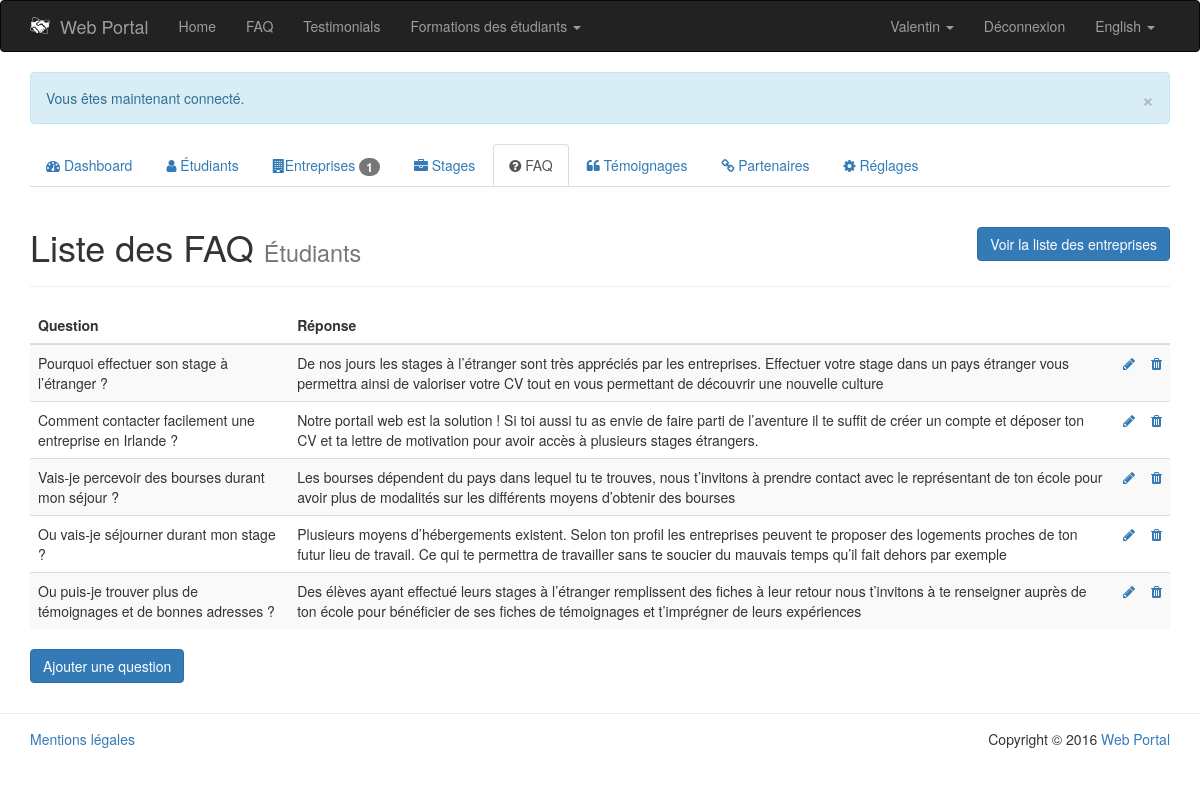
Screenshot of /PHP/public/index.php?page=admin/faq-list&type=student (signed in) with the database file from the repository.
### tables this page shows
CREATE TABLE `settings` (
  `id` int(11) NOT NULL,
  `tag` varchar(64) NOT NULL,
  `value` varchar(256) NOT NULL,
  `placeholder` varchar(128) NOT NULL,
  `data_type` enum('varchar','int','boolean') NOT NULL DEFAULT 'varchar'
);

CREATE TABLE `student` (
  `id` int(11) NOT NULL,
  `first_name` varchar(64) NOT NULL,
  `last_name` varchar(64) NOT NULL,
  `country` enum('France','Irlande') NOT NULL,
  `skill` int(11) NOT NULL,
  `email` varchar(64) NOT NULL,
  `password` varchar(64) NOT NULL,
  `cv` varchar(128) NOT NULL,
  `portfolio` varchar(128) NOT NULL,
  `admin` tinyint(1) NOT NULL DEFAULT '0',
  `available` tinyint(1) NOT NULL DEFAULT '1',
  `activated` tinyint(1) NOT NULL,
  `register_date` date NOT NULL
);

CREATE TABLE `faq` (
  `id` int(11) NOT NULL,
  `question` text NOT NULL,
  `answer` text NOT NULL,
  `target` enum('student','company') NOT NULL
);

### PHP/app/model/Settings.class.php (called while the page is built, shortened)
<?php
	class Settings {
		public static function getWebsiteName() {
			$db = PDOConnexion::getInstance();
			$sql = "SELECT value FROM settings WHERE tag = 'website_name'";
			$sth = $db->prepare($sql);
			$sth->setFetchMode(PDO::FETCH_CLASS|PDO::FETCH_PROPS_LATE, 'Settings');
			$sth->execute();
			return $sth->fetch()->value;
		}
	}
?>

### PHP/app/model/Autoloader.php (called while the page is built, shortened)
<?php
	class Autoloader {
		public static function appAutoload($class) {
			$class = str_replace('\\', '/', $class);
		}
	}
?>

### PHP/app/model/Language.class.php (called while the page is built, shortened)
<?php
	class Language {
		private $defaultLanguage = 'en';
		private $currentLanguage;
		private $translate = array();
		public function __construct() {
		    if (isset($_COOKIE['lang']) || isset($_SESSION['lang'])) {
		        if (isset($_COOKIE['lang'])) {
		            $this->currentLanguage = $_COOKIE['lang'];
		        }
		        if (isset($_SESSION['lang'])) {
		            $this->currentLanguage = $_SESSION['lang'];
		        }
		    }
		    else {
		    	$this->currentLanguage = $this->detectBrowserLanguage();
		    }
		    $this->translate = $translate;
		}
		private function detectBrowserLanguage() {
			if (isset($_SERVER['HTTP_ACCEPT_LANGUAGE'])) {
				if (substr($_SERVER['HTTP_ACCEPT_LANGUAGE'], 0, 2) == 'fr') {
					return 'fr';
				}
				else {
					return 'en';
				}
			}
			return $this->defaultLanguage;
		}
		public function getCurrentLanguage() {
			$languageName = ($this->currentLanguage == 'fr') ? 'Français' : 'English';
			return array(
				'code' => $this->currentLanguage,
				'name' => $languageName
			);
		}
		public function translate($term) {
			if (!array_key_exists($this->currentLanguage, $this->translate)) {
				if (file_exists(LANG . DS . $this->currentLanguage . '.php')) {
					return $this->translate[$term];
				}
			}
			else {
				throw new Exception('Le terme "' . $term . '" n\'existe pas dans le fichier de traduction.');
			}
		}
	}
?>

### PHP/ressources/lang/en.php (called while the page is built)
<?php
	$translate = array (
		'home' => 'Home',
		'faq' => 'FAQ',
		'testimonials' => 'Testimonials',
		'student' => 'Student',
		'company' => 'Company'
	);
?>

### PHP/app/model/Student.class.php (called while the page is built, shortened)
<?php
	class Student {
		public function __get($nom) {
			return $this->$nom;
		}
		public static function getStudentById($id) {
			$db = PDOConnexion::getInstance();
			$sql = 'SELECT * FROM student WHERE id = :id';
			$sth = $db->prepare($sql);
			$sth->setFetchMode(PDO::FETCH_CLASS|PDO::FETCH_PROPS_LATE, 'Student');
			$sth->execute(array(
				':id' => $id
			));
			return $sth->fetch();
		}
	}
?>

### PHP/app/model/Faq.class.php (called while the page is built, shortened)
<?php
	class Faq {
		public function __get($nom) {
			return $this->$nom;
		}
		public static function getStudentsFaq() {
			$db = PDOConnexion::getInstance();
			$sql = 'SELECT * FROM faq WHERE target LIKE "student"';
			$sth = $db->prepare($sql);
			$sth->setFetchMode(PDO::FETCH_CLASS|PDO::FETCH_PROPS_LATE, 'Faq');
			$sth->execute();
			return $sth->fetchAll();
		}
	}
?>

### PHP/app/view/admin/faq-list.php (the view, shortened to what this page needs)
<?php
	$type = ($_GET['type'] == 'student') ? 'student' : 'company';
?>
<div class="col-md-12">
	<div class="page-header">
		<h1>
			Liste des FAQ
			<?php
				if ($type == 'student') {
					echo '<small>Étudiants</small>';
					echo '<a href="index.php?page=admin/faq-list&type=company" class="btn btn-primary pull-right">Voir la liste des entreprises</a>';
				}
				else {
					echo '<small>Entreprises</small>';
					echo '<a href="index.php?page=admin/faq-list&type=student" class="btn btn-primary pull-right">Voir la liste des étudiants</a>';
				}
			?>
		</h1>
	</div>
	<table class="table table-striped">
		<thead>
			<tr>
				<th>Question</th>
				<th>Réponse</th>
				<th></th>
				<th></th>
			</tr>
		</thead>
		<tbody>
			<?php
				if ($type == 'student') {
					foreach (Faq::getStudentsFaq() as $faq) {
						echo '<tr data-id="' . $faq->id . '">';
							echo '<td>' . $faq->question . '</td>';
							echo '<td>' . $faq->answer . '</td>';
							echo '<td><a href="index.php?page=admin/faq-edit&amp;id=' . $faq->id . '"><i class="fa fa-pencil" data-toggle="tooltip" title="Modifier"></i></a></td>';
							echo '<td><a href="#" title="Supprimer" data-action="delete"><i class="fa fa-trash"  data-toggle="tooltip" title="Supprimer"></i></a></td>';
						echo '</tr>';
					}
				}
			?>
		</tbody>
	</table>
	<a href="index.php?page=admin/add-faq&amp;type=<?php echo $type; ?>" class="btn btn-primary">Ajouter une question</a>
</div>

### PHP/app/view/navbar.php (shortened to what this page needs)
<nav class="navbar navbar-inverse">
	<div class="container">
		<div class="navbar-header">
			<a class="navbar-brand" href="index.php?page=home"><img src="img/logo.png" alt="Logo" style="float: left; margin-right: 10px; width: 20px;"><?php echo Settings::getWebsiteName(); ?></a>
		</div>
		<div id="navbar" class="collapse navbar-collapse">
			<ul class="nav navbar-nav">
				<li<?php App::isCurrentPage('home'); ?>><a href="index.php?page=home"><?php echo $language->translate('home'); ?></a></li>
				<li<?php App::isCurrentPage('faq'); ?>><a href="index.php?page=faq"><?php echo $language->translate('faq'); ?></a></li>
				<li<?php App::isCurrentPage('testimonials'); ?>><a href="index.php?page=testimonials"><?php echo $language->translate('testimonials'); ?></a></li>
				<li class="dropdown"
					     	App::isCurrentPage('formations-ireland'); ?>>
						  	<a id="formations-dropdown" href="#" class="dropdown-toggle" data-toggle="dropdown" role="button" aria-haspopup="true" aria-expanded="false">
								Formations des étudiants
								<span class="caret"></span>
							</a>
				</li>
			</ul>
			<ul class="nav navbar-nav navbar-right">
				<?php if (App::isLogged()) : ?>
					<?php $member = App::getMember(); ?>
					<?php if (get_class($member) == 'Student') : ?>
						<li class="dropdown">
							<a id="student-dropdown" href="#" class="dropdown-toggle" data-toggle="dropdown" role="button" aria-haspopup="true" aria-expanded="false">
								<?php echo $member->first_name; ?>
								<span class="caret"></span>
							</a>
						</li>
					<?php endif; ?>
					<li><a href="index.php?page=signout">Déconnexion</a></li>
				<?php endif; ?>
				<li class="dropdown">
					<a id="lang-dropdown" href="#" class="dropdown-toggle" data-toggle="dropdown" role="button" aria-haspopup="true" aria-expanded="false">
						<?php echo $language->getCurrentLanguage()['name']; ?>
						<span class="caret"></span>
					</a>
				</li>
            </ul>
		</div>
	</div>
</nav>

### PHP/app/view/admin/footer.php (shortened to what this page needs)
			</div>
		</div>
		<footer id="footer" style="border-top: 1px solid #ededed; margin-top: 30px; padding: 15px 0;">
			<div class="container">
				<div class="row">
					<div class="col-md-8">
						<a href="index.php?page=legal">Mentions légales</a>
					</div>
					<div class="col-md-4 text-right">
						Copyright &copy; <?php echo date('Y') . ' <a href="index.php?page=home">' . Settings::getWebsiteName() . '</a>'; ?>
					</div>
				</div>
			</div>
		</footer>
	</body>
</html>

### rows the page displays
settings: value "Web Portal"
student: first_name "Valentin"
faq: question "Pourquoi effectuer son stage à l’étranger ?", answer "De nos jours les stages à l’étranger sont très appréciés par les entreprises. Effectuer votre stage dans un pays étranger vous permettra ainsi de valoriser votre CV tout en vous permettant de découvrir une nouvelle culture"
faq: question "Comment contacter facilement une entreprise en Irlande ?", answer "Notre portail web est la solution ! Si toi aussi tu as envie de faire parti de l’aventure il te suffit de créer un compte et déposer ton CV et ta lettre de motivation pour avoir accès à plusieurs stages étrangers."
faq: question "Vais-je percevoir des bourses durant mon séjour ?", answer "Les bourses dépendent du pays dans lequel tu te trouves, nous t’invitons à prendre contact avec le représentant de ton école pour avoir plus de modalités sur les différents moyens d’obtenir des bourses"
faq: question "Ou vais-je séjourner durant mon stage ?", answer "Plusieurs moyens d’hébergements existent. Selon ton profil les entreprises peuvent te proposer des logements proches de ton futur lieu de travail. Ce qui te permettra de travailler sans te soucier du mauvais temps qu’il fait dehors par exemple"
faq: question "Ou puis-je trouver plus de témoignages et de bonnes adresses ?", answer "Des élèves ayant effectué leurs stages à l’étranger remplissent des fiches à leur retour nous t’invitons à te renseigner auprès de ton école pour bénéficier de ses fiches de témoignages et t’imprégner de leurs expériences"

### other values shown
$language->translate('home') "Home"
$language->translate('faq') "FAQ"
$language->translate('testimonials') "Testimonials"
$language->getCurrentLanguage()['name'] "English"
$output "× Vous êtes maintenant connecté."
count(Company::getActivatedCompanies(false)) "1"
